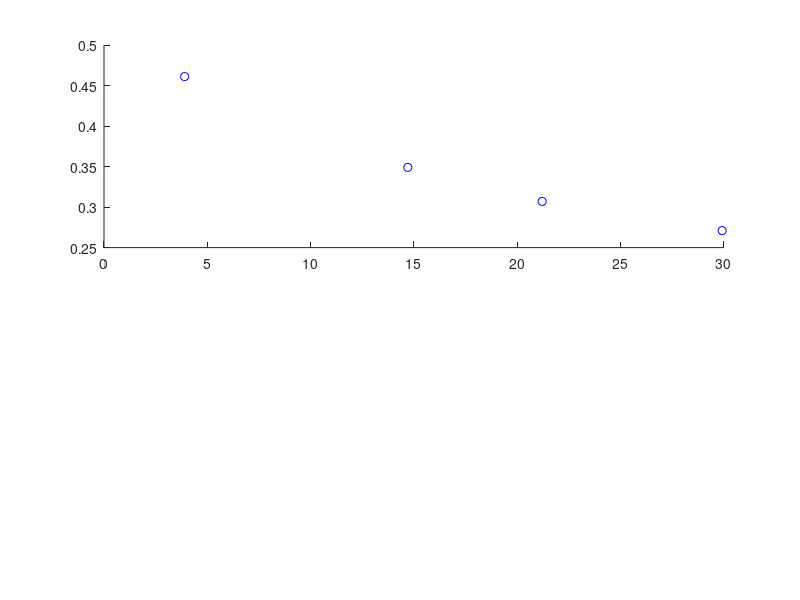

The MATLAB script that drew this image: (Note: this script raises an error after producing the figure.)
%% 
clear
Sigma = [ .831, .749, .70, .634 ];
%Original Tumor Sampling
X = [3.9, 14.70, 21.20, 29.910 ] ;
%SPIE Tumor Sampling
%xtumor = [4.33, 12.79, 21.87, 33.25]; 
xtumor = [4.33, 5.56, 12.67, 33.25]; 

xtumor = [4.66, 5.56, 8.46 12.67 , 20.91, 29.90]; 
%xtumor = [ 4.6,  11.90,  22.2, 32.6 ];
K = [.461, .349, .307, .271 ] ;


figure(1) 
set(gcf,'color','w');
for i  = 1:2 
    
    subplot(2,1,i)
    x = X;
    %f = @(a,b,x) a*exp(b*x);
    if i == 1     
        y = K;
        f = @(tk,x) (.521 - .21)*exp(tk * x) + .21;
    end 
    if i == 2
        f = @(tk,x) (.861 - .11)*exp(tk * x) + .11;
        y = Sigma;
    end 
    
    
    
    
    scatter(x,y,'b')   
    obj_fun = @(params) norm(f(params(1), x)-y);
    sol = fminsearch(obj_fun, [-.0546]); 
    a_sol = sol(1);
 
    
    if i ==1 
        legnd.f1 = join(['y = (.521-.21)e^{ (', num2str( round(a_sol,3) ),'x) } + .21' ]);
        title('Thermal Conductivity Estimation')
        ylabel("(W/k*m)")
        colorLine = rgb("Crimson");
    end
    if i == 2
        legnd.f1 = join(['y = (.861 - .11)e^{ (', num2str( round(a_sol,3) ),'x ) } + .11' ]);
        title(' Electrical Conductivity Estimation')
        ylabel("(S/m)")
        colorLine = rgb("DarkGoldenRod");
    end
    

    hold on
    x_lim = linspace(0, 35, 100);
    plot(x_lim, f(a_sol,x_lim), 'Color', colorLine, 'LineWidth', 2)
    
    scatter(xtumor,  f(a_sol,xtumor),  'k', 'filled')
    
    %legnd.legend_array = join(["Original Points",legnd.f1 ]);
    legnd.legend_array = join([legnd.f1 ]);
    
    set(gca, 'FontSize',16)
    xlim([0 35])
%     xlabel("Liver  Fat (%)")
    %plot(x, fun(x, time),'-')
    set(0,'DefaultLegendAutoUpdate','off');
   
    xlabel("Liver  Fat (%)",'FontSize', 14 ) 
    legend(legnd.legend_array, 'FontSize', 12 ) 

end 
set(gcf,'position',[80,80,800,600]) 

hold off

Perf = [ .01722, .01506, .01376, .01202 ];
X = [3.9, 14.70, 21.20, 29.910 ] ;
Er = [45.4, 41.6, 39.3, 36.2 ] ;
figure(2)
set(gcf,'color','w');

for i  = 1:2 
    x = X;
    subplot(2,1,i)
    %f = @(a,b,x) a*exp(b*x);
    if i == 1 
        f = @(tk,x) (.0185 - .010)*exp(tk * x) + .010;
        y = Perf;
    end 
    if i == 2
        f = @(tk,x) (46.8 - 11.3)*exp(tk * x) + 11.3;
        y = Er;
    end 
    scatter(x,y,'b')
    
    obj_fun = @(params) norm(f(params(1), x)-y);
    sol = fminsearch(obj_fun, [-.0546]); 
    a_sol = sol(1);
    
    if i ==2
        legnd.f1 = join(['y = (.0185 - .010)*e^{ (', num2str( round(a_sol,3) ),'x) } + .010' ]);
        title('Perfusion Estimation')
        ylabel("(1/s)");
        colorLine = rgb("Navy");
    end
    if i == 1
        legnd.f1 = join(['y = (46.8 - 11.3)*e^{ (', num2str( round(a_sol,3) ),'x) } + 11.3' ]);
        title('Relative Permittivity');
        ylabel("(1)");
        colorLine = rgb("Sienna");
    end 
    
    hold on
    x_lim = linspace(0, 35, 100);
    plot(x_lim, f(a_sol,x_lim), 'Color', colorLine, 'LineWidth', 2)
    
    scatter(xtumor,  f(a_sol,xtumor), 'k', 'filled')
    
    %legnd.legend_array = join(["Original Points",legnd.f1 ]);
    legnd.legend_array = join([legnd.f1 ]);
%     legend(legnd.legend_array)
    xlim([0 35])
    
    %plot(x, fun(x, time),'-')
    set(0,'DefaultLegendAutoUpdate','off');
    set(gca, 'FontSize',16)
    
    xlabel("Liver  Fat (%)",'FontSize', 14 ) 
    legend(legnd.legend_array, 'FontSize', 12 ) 
end
set(gcf,'position',[880,80,800,600])
hold off
%%


figure()
set(gcf,'color','w');
X = [3.9, 14.70, 21.20, 29.910 ] ;
x_lim = linspace(0, 35, 100);

f = @(x) (3540 - 2348)*exp(-0.0547 * x) + 2348  ;


plot(x_lim, f(x_lim), 'r')
hold on
scatter(X,  f(X), 'g', 'filled')

 title('Heat Capacity = (3540 - 2348)*exp(-0.0547 * x) + 2348 ')
legend(["Estimated Values"])
xlim([0 35])
%plot(x, fun(x, time),'-')
set(0,'DefaultLegendAutoUpdate','off');
set(gca, 'FontSize',14)
set(gcf,'position',[880,80,800,600])

%%
clear
%Heat Capacity

%readFatIntensityData
patient = '4';
filename = 'C:\Users\servinf\Documents\1.0 Vanderbilt\Dr. Miga Lab\Liver Project - Ablation - 2021\Fat_cloud_txt\Patient_1\Fat Quant Data\Patient_004_fat_intensity.txt';
intensityData = readtable( filename );
intensityData = table2array(intensityData);

%%

iVal = double( intensityData(:,4) );

%   Liver = 3540 |  Fat = 2348
iNewHeatCp = ( (3540 - 2348)*exp(-0.0116*iVal) + 2348 ) ;



cd 'C:\Users\servinf\Documents\1.0 Vanderbilt\Dr. Miga Lab\Liver Project - Ablation - 2021\Fat_cloud_txt\Patient_1\'

INewTextWrite  =[  intensityData(:,1:3) ,  iNewHeatCp ];
HeatCapName = join(['Patient_00', patient, 'Heat_Capacity.txt']);
fileID = fopen(HeatCapName,'w');
%fprintf(fileID,'%6s %12s\n','x','exp(x)');
fprintf(fileID,'%4.2f, %4.2f, %4.2f, %4.5f\n',INewTextWrite');
fclose(fileID);   

%%
legnd.f1 = join(['y = (.521-.21)*e(', num2str(a_sol),'*x) + .21' ]);
title('Thermal Conductivity Estimation')



%%
%Curve fitting the temperature dependent curves 
clear
%

type = "therm";


k_liver  = .271;
sigma_liver = .5 ;
eps_liver = 36.20;

syms T

if type == "therm"
%Thermal Conductivity
y(T) = piecewise( T < 37, k_liver, ...
                  37 < T < 100 ,k_liver*(1+.00092*( T -37)),...
                  T == 100, (k_liver*(1+.00092*( T -37)) + k_liver*(1-.00092*(100-37)))/2, ...
                  T > 100 ,k_liver*(1-.00092*(100-37)) );
                           
param_min = k_liver*(1-.00092*(100-37)) ;
plotTitle = "Thermal Conductivity"; 
yLabel = "(W/k*m)";
plot_color = rgb('Maroon') ; 

elseif type == "elec"             
%Electrical Conductivity
y(T) = piecewise( T < 37, sigma_liver, ...
                  37 < T < 95 , .00897*T + (sigma_liver -.3372) ,...
                  95 < T < 100  , -.112*T + (sigma_liver  + 11.16) , ...
                  T > 100 , sigma_liver - .04 );
              
param_min =  sigma_liver - .04;
plotTitle = "Electrical Conductivity"; 
yLabel = "(S/m)";
plot_color = rgb('DarkGoldenRod') ; 


elseif type == "permtv" 

y(T) = piecewise( T < 95 , .0172*(T)+ (eps_liver - .39)  ,...
                  95 < T < 100  , (-3.40*(T) + (eps_liver + 320.97))  , ...
                  T > 100 , (eps_liver - 19.03)  );
              
param_min =  (eps_liver - 19.03);   
plotTitle = "Permittivity"; 
yLabel = "(1)";
plot_color = rgb('DarkSlateGray') ; 

end 
              
min_val = 0;
max_val = 200;
[ Vals.x , Vals.y ] =  fplot(y, [min_val max_val]);
Vals.xIntrp = min_val:.25:max_val;
Vals.vq1 = interp1(Vals.x ,Vals.y , Vals.xIntrp );

%Plotting Function
set(gcf,'color','w' );
%plot( Vals.x , Vals.y, '-' , Vals.xIntrp, Vals.vq1, '.' ) ;
plot( Vals.x , Vals.y, '-', 'Color', plot_color, 'LineWidth', 3 )


set(gca,'FontSize',14)
title(plotTitle)
xlabel("Temp (C)")
ylabel(yLabel);

% f = @(A,x) 
%%

x = Vals.xIntrp;
y = Vals.vq1;



f = @(A, tk, x) param_min + A*exp(tk * x* -1) ;
y =  Vals.vq1;

obj_fun = @(params) norm(f(params(1), params(2), x) -y);
sol = fminsearch(obj_fun, [.5 , .5 ]); 
a_sol = sol(1);
b_sol = sol(2);

hold on
plot(x, f( a_sol, b_sol, x), 'r')
title(type)

%%
%Curve fitting the temperature dependent curves 
clear
%
gold = [0.847058824	0.670588235	0.298039216];
blue = [0 0.4470 0.7410];
green = [0.4660 0.6740 0.1880];
red = [0.6	0.239215686	0.105882353];
orange = [0.8500 0.3250 0.0980];
purple = [0.4940 0.1840 0.5560];
black = [0	0	0];



type = "powerOnThenOFF";


PowerIn  = 10;

syms T

if type == "powerOnThenOFF"
    %Thermal Conductivity
    y(T) = piecewise( 0 < T < 15 ,PowerIn,...
                      T == 15,  PowerIn/2, ...
                      T > 15 ,0  );

    plotTitle = "Power On Then Off"; 
    yLabel = "Watts (W)";

elseif type == "powerOFFThenON"             
    %Electrical Conductivity
    y(T) = piecewise( 0 < T < 15 , 0 ,...
                      T == 15 ,  PowerIn/2, ...
                      T > 15 , PowerIn ); 

    plotTitle = "Power Off Then On"; 
    yLabel = "Watts (W)";

end 
              
min_val = 0;
max_val = 20;
[ Vals.x , Vals.y ] =  fplot(y, [min_val max_val]);
Vals.xIntrp = min_val:.25:max_val;
Vals.vq1 = interp1(Vals.x ,Vals.y , Vals.xIntrp );

%Plotting Function
set(gcf,'color','w' );
%plot( Vals.x , Vals.y, '-' , Vals.xIntrp, Vals.vq1, '.' ) ;
plot( Vals.x , Vals.y, '-', 'Color', gold )
ylim([0 PowerIn+10])

set(gca,'FontSize',14)
title(plotTitle)
xlabel("Time (min)")
ylabel(yLabel);

%%

%               2.45GHz Models
clear

%Thermal Cond    fat = 0.21         Liver = 0.52	
%Electrica Cond  fat = 2.68E-1	    Liver = 1.69E+0	
%Relative Perm   fat = 1.08E+1     Liver = 4.30E+1

%Original Tumor Sampling
% X = [3.9, 14.70, 21.20, 29.910 ] ;
X = [4.66, 12.67 , 20.91, 29.90, 5.56, 2.90]; 
x_lim = linspace(0, 35, 100);
set(gcf,'color','w');
figure(1) 
for i = 1:3
    
subplot(2,2,i)
   switch i
       case 3
            fiNewKIso = @(iVal) ( (.52-.21)*exp(-0.0547*iVal) + .21 ) ;
            f = fiNewKIso;
            title('Thermal Conductivity Estimation')
            
       case 1
            fiNewEr =@(iVal)  ( ( 43.0 - 5.28 )*exp(-0.01144*iVal) + 5.28 ) ;
            f = fiNewEr;
            title('Relative Permittivity')
            
       case 2
            fiNewEc = @(iVal)  ( (1.69 - .268 )*exp(-0.0116*iVal) + .268 ) ;
            f = fiNewEc;
            title(' Electrical Conductivity Estimation')
            
   end 


% f = @(A, tk, x) param_min + A*exp(tk * x* -1) ;

hold on 
scatter(X ,  f(X), 'g', 'filled')
plot(x_lim, f(x_lim),'b')
set(0,'DefaultLegendAutoUpdate','off');
set(gca, 'FontSize',12)
hold off

end 

all_vals = round( [ fiNewKIso(X)', fiNewEr(X)', fiNewEc(X)'], 5) ;


%%
clear
% Given x and y data
xdata = [0, 100];
ydata = [.018, 0];

% Define the decaying exponential model
model = fittype('a * exp(b * x)');

% Fit the model to the data
fitResult = fit(xdata', ydata', model);

% Get the coefficient values
coefs = coeffvalues(fitResult);
a = coefs(1);
b = coefs(2);

% Generate a fine-grained x-axis for plotting
x = linspace(0, 100, 1000);

% Calculate the corresponding y values using the fitted coefficients
y = a * exp(b * x);

% Plot the data and the fitted exponential function
plot(xdata, ydata, 'ro', 'DisplayName', 'Data');
hold on;
plot(x, y, 'b-', 'DisplayName', 'Fitted Exponential Function');
hold off;

% Set labels and title
xlabel('x');
ylabel('y');
title('Decaying Exponential Function Fit to Data');

% Add legend
legend('Location', 'best');

% Display the fitted exponential coefficients and the curve equation
disp(['Fitted exponential coefficients: a = ', num2str(a), ', b = ', num2str(b)]);
disp(['Curve equation: y = ', num2str(a), ' * exp(', num2str(b), ' * x)']);

%
figure()
% Define the range of y and x
yRange = [0, 0.0180];
xRange = [0, 100];

% Generate a grid of y and x values
[y, x] = meshgrid(yRange(1):0.001:yRange(2), xRange(1):1:xRange(2));

% Calculate the corresponding z values
z = y .* exp(-0.044196 * x);

% Create a 3D surface plot
surf(x, y, z);

% Set labels and title
xlabel('x');
ylabel('y');
zlabel('z');
title('3D Surface Plot: z = y * exp(-0.044196 * x)');
